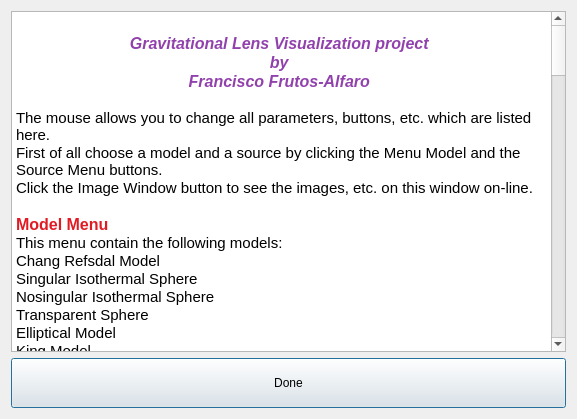
<?xml version="1.0" encoding="UTF-8"?>
<ui version="4.0">
 <class>HelpDialog</class>
 <widget class="QDialog" name="HelpDialog">
  <property name="geometry">
   <rect>
    <x>0</x>
    <y>0</y>
    <width>575</width>
    <height>419</height>
   </rect>
  </property>
  <property name="windowTitle">
   <string>Visualization of Gravitational Lenses</string>
  </property>
  <layout class="QGridLayout" name="gridLayout">
   <item row="0" column="0">
    <layout class="QVBoxLayout" name="verticalLayout">
     <item>
      <widget class="QTextEdit" name="Help">
       <property name="minimumSize">
        <size>
         <width>555</width>
         <height>320</height>
        </size>
       </property>
       <property name="readOnly">
        <bool>true</bool>
       </property>
       <property name="html">
        <string>&lt;!DOCTYPE HTML PUBLIC &quot;-//W3C//DTD HTML 4.0//EN&quot; &quot;http://www.w3.org/TR/REC-html40/strict.dtd&quot;&gt;
&lt;html&gt;&lt;head&gt;&lt;meta name=&quot;qrichtext&quot; content=&quot;1&quot; /&gt;&lt;meta charset=&quot;utf-8&quot; /&gt;&lt;style type=&quot;text/css&quot;&gt;
p, li { white-space: pre-wrap; }
hr { height: 1px; border-width: 0; }
li.unchecked::marker { content: &quot;\2610&quot;; }
li.checked::marker { content: &quot;\2612&quot;; }
&lt;/style&gt;&lt;/head&gt;&lt;body style=&quot; font-family:'Ubuntu'; font-size:11pt; font-weight:400; font-style:normal;&quot;&gt;
&lt;p align=&quot;center&quot; style=&quot;-qt-paragraph-type:empty; margin-top:0px; margin-bottom:0px; margin-left:0px; margin-right:0px; -qt-block-indent:0; text-indent:0px;&quot;&gt;&lt;br /&gt;&lt;/p&gt;
&lt;p align=&quot;center&quot; style=&quot; margin-top:0px; margin-bottom:0px; margin-left:0px; margin-right:0px; -qt-block-indent:0; text-indent:0px;&quot;&gt;&lt;span style=&quot; font-size:12pt; font-weight:700; font-style:italic; color:#9141ac;&quot;&gt;Gravitational Lens Visualization project &lt;/span&gt;&lt;/p&gt;
&lt;p align=&quot;center&quot; style=&quot; margin-top:0px; margin-bottom:0px; margin-left:0px; margin-right:0px; -qt-block-indent:0; text-indent:0px;&quot;&gt;&lt;span style=&quot; font-size:12pt; font-weight:700; font-style:italic; color:#9141ac;&quot;&gt;by &lt;/span&gt;&lt;/p&gt;
&lt;p align=&quot;center&quot; style=&quot; margin-top:0px; margin-bottom:0px; margin-left:0px; margin-right:0px; -qt-block-indent:0; text-indent:0px;&quot;&gt;&lt;span style=&quot; font-size:12pt; font-weight:700; font-style:italic; color:#9141ac;&quot;&gt;Francisco Frutos-Alfaro &lt;/span&gt;&lt;/p&gt;
&lt;p align=&quot;center&quot; style=&quot;-qt-paragraph-type:empty; margin-top:0px; margin-bottom:0px; margin-left:0px; margin-right:0px; -qt-block-indent:0; text-indent:0px; color:#c061cb;&quot;&gt;&lt;br /&gt;&lt;/p&gt;
&lt;p style=&quot; margin-top:0px; margin-bottom:0px; margin-left:0px; margin-right:0px; -qt-block-indent:0; text-indent:0px;&quot;&gt;The mouse allows you to change all parameters, buttons, etc. which are listed here.&lt;/p&gt;
&lt;p style=&quot; margin-top:0px; margin-bottom:0px; margin-left:0px; margin-right:0px; -qt-block-indent:0; text-indent:0px;&quot;&gt;First of all choose a model and a source by clicking the Menu Model and the Source Menu buttons.&lt;/p&gt;
&lt;p style=&quot; margin-top:0px; margin-bottom:0px; margin-left:0px; margin-right:0px; -qt-block-indent:0; text-indent:0px;&quot;&gt;Click the Image Window button to see the images, etc. on this window on-line.&lt;/p&gt;
&lt;p style=&quot;-qt-paragraph-type:empty; margin-top:0px; margin-bottom:0px; margin-left:0px; margin-right:0px; -qt-block-indent:0; text-indent:0px;&quot;&gt;&lt;br /&gt;&lt;/p&gt;
&lt;p style=&quot; margin-top:0px; margin-bottom:0px; margin-left:0px; margin-right:0px; -qt-block-indent:0; text-indent:0px;&quot;&gt;&lt;span style=&quot; font-size:12pt; font-weight:700; color:#e01b24;&quot;&gt;Model Menu&lt;/span&gt;&lt;/p&gt;
&lt;p style=&quot; margin-top:0px; margin-bottom:0px; margin-left:0px; margin-right:0px; -qt-block-indent:0; text-indent:0px;&quot;&gt;This menu contain the following models:&lt;/p&gt;
&lt;p style=&quot; margin-top:0px; margin-bottom:0px; margin-left:0px; margin-right:0px; -qt-block-indent:0; text-indent:0px;&quot;&gt;Chang Refsdal Model&lt;/p&gt;
&lt;p style=&quot; margin-top:0px; margin-bottom:0px; margin-left:0px; margin-right:0px; -qt-block-indent:0; text-indent:0px;&quot;&gt;Singular Isothermal Sphere&lt;/p&gt;
&lt;p style=&quot; margin-top:0px; margin-bottom:0px; margin-left:0px; margin-right:0px; -qt-block-indent:0; text-indent:0px;&quot;&gt;Nosingular Isothermal Sphere&lt;/p&gt;
&lt;p style=&quot; margin-top:0px; margin-bottom:0px; margin-left:0px; margin-right:0px; -qt-block-indent:0; text-indent:0px;&quot;&gt;Transparent Sphere&lt;/p&gt;
&lt;p style=&quot; margin-top:0px; margin-bottom:0px; margin-left:0px; margin-right:0px; -qt-block-indent:0; text-indent:0px;&quot;&gt;Elliptical Model&lt;/p&gt;
&lt;p style=&quot; margin-top:0px; margin-bottom:0px; margin-left:0px; margin-right:0px; -qt-block-indent:0; text-indent:0px;&quot;&gt;King Model&lt;/p&gt;
&lt;p style=&quot; margin-top:0px; margin-bottom:0px; margin-left:0px; margin-right:0px; -qt-block-indent:0; text-indent:0px;&quot;&gt;Truncated King Model&lt;/p&gt;
&lt;p style=&quot; margin-top:0px; margin-bottom:0px; margin-left:0px; margin-right:0px; -qt-block-indent:0; text-indent:0px;&quot;&gt;Hubble Model&lt;/p&gt;
&lt;p style=&quot; margin-top:0px; margin-bottom:0px; margin-left:0px; margin-right:0px; -qt-block-indent:0; text-indent:0px;&quot;&gt;De Vaucouleur Model&lt;/p&gt;
&lt;p style=&quot; margin-top:0px; margin-bottom:0px; margin-left:0px; margin-right:0px; -qt-block-indent:0; text-indent:0px;&quot;&gt;Spiral Model&lt;/p&gt;
&lt;p style=&quot; margin-top:0px; margin-bottom:0px; margin-left:0px; margin-right:0px; -qt-block-indent:0; text-indent:0px;&quot;&gt;Mutilpole Model&lt;/p&gt;
&lt;p style=&quot; margin-top:0px; margin-bottom:0px; margin-left:0px; margin-right:0px; -qt-block-indent:0; text-indent:0px;&quot;&gt;Rotation Lens&lt;/p&gt;
&lt;p style=&quot; margin-top:0px; margin-bottom:0px; margin-left:0px; margin-right:0px; -qt-block-indent:0; text-indent:0px;&quot;&gt;Double Point Mass&lt;/p&gt;
&lt;p style=&quot; margin-top:0px; margin-bottom:0px; margin-left:0px; margin-right:0px; -qt-block-indent:0; text-indent:0px;&quot;&gt;Uniform Ring.&lt;/p&gt;
&lt;p style=&quot;-qt-paragraph-type:empty; margin-top:0px; margin-bottom:0px; margin-left:0px; margin-right:0px; -qt-block-indent:0; text-indent:0px;&quot;&gt;&lt;br /&gt;&lt;/p&gt;
&lt;p style=&quot; margin-top:0px; margin-bottom:0px; margin-left:0px; margin-right:0px; -qt-block-indent:0; text-indent:0px;&quot;&gt;&lt;span style=&quot; font-size:12pt; font-weight:700; color:#e01b24;&quot;&gt;Model Parameters&lt;/span&gt;&lt;/p&gt;
&lt;p style=&quot; margin-top:0px; margin-bottom:0px; margin-left:0px; margin-right:0px; -qt-block-indent:0; text-indent:0px;&quot;&gt;By clicking this button all sliders disappear.&lt;/p&gt;
&lt;p style=&quot; margin-top:0px; margin-bottom:0px; margin-left:0px; margin-right:0px; -qt-block-indent:0; text-indent:0px;&quot;&gt;For the models there are some lens parameter:&lt;/p&gt;
&lt;p style=&quot; margin-top:0px; margin-bottom:0px; margin-left:0px; margin-right:0px; -qt-block-indent:0; text-indent:0px;&quot;&gt;E: Einstein radius or length scale&lt;/p&gt;
&lt;p style=&quot; margin-top:0px; margin-bottom:0px; margin-left:0px; margin-right:0px; -qt-block-indent:0; text-indent:0px;&quot;&gt;Theta: Rotation angle of the coordinates&lt;/p&gt;
&lt;p style=&quot; margin-top:0px; margin-bottom:0px; margin-left:0px; margin-right:0px; -qt-block-indent:0; text-indent:0px;&quot;&gt;Sigma: The surface mass density of macrolens at the location of the microlens or chosen model&lt;/p&gt;
&lt;p style=&quot; margin-top:0px; margin-bottom:0px; margin-left:0px; margin-right:0px; -qt-block-indent:0; text-indent:0px;&quot;&gt;Gamma: The shear of the macrolens at the location of the microlens or chosen model&lt;/p&gt;
&lt;p style=&quot; margin-top:0px; margin-bottom:0px; margin-left:0px; margin-right:0px; -qt-block-indent:0; text-indent:0px;&quot;&gt;Phi: The shear angle&lt;/p&gt;
&lt;p style=&quot; margin-top:0px; margin-bottom:0px; margin-left:0px; margin-right:0px; -qt-block-indent:0; text-indent:0px;&quot;&gt;R: The source radius.&lt;/p&gt;
&lt;p style=&quot;-qt-paragraph-type:empty; margin-top:0px; margin-bottom:0px; margin-left:0px; margin-right:0px; -qt-block-indent:0; text-indent:0px;&quot;&gt;&lt;br /&gt;&lt;/p&gt;
&lt;p style=&quot; margin-top:0px; margin-bottom:0px; margin-left:0px; margin-right:0px; -qt-block-indent:0; text-indent:0px;&quot;&gt;&lt;span style=&quot; font-size:12pt; font-weight:700; color:#e01b24;&quot;&gt;Chang Refsdal Model&lt;/span&gt;&lt;/p&gt;
&lt;p style=&quot; margin-top:0px; margin-bottom:0px; margin-left:0px; margin-right:0px; -qt-block-indent:0; text-indent:0px;&quot;&gt;This model uses the afore mentioned sliders.&lt;/p&gt;
&lt;p style=&quot;-qt-paragraph-type:empty; margin-top:0px; margin-bottom:0px; margin-left:0px; margin-right:0px; -qt-block-indent:0; text-indent:0px;&quot;&gt;&lt;br /&gt;&lt;/p&gt;
&lt;p style=&quot; margin-top:0px; margin-bottom:0px; margin-left:0px; margin-right:0px; -qt-block-indent:0; text-indent:0px;&quot;&gt;&lt;span style=&quot; font-size:12pt; font-weight:700; color:#e01b24;&quot;&gt;Elliptical Model&lt;/span&gt;&lt;/p&gt;
&lt;p style=&quot; margin-top:0px; margin-bottom:0px; margin-left:0px; margin-right:0px; -qt-block-indent:0; text-indent:0px;&quot;&gt;This model uses the afore mentioned sliders and the following sliders:&lt;/p&gt;
&lt;p style=&quot; margin-top:0px; margin-bottom:0px; margin-left:0px; margin-right:0px; -qt-block-indent:0; text-indent:0px;&quot;&gt;C: Core radius&lt;/p&gt;
&lt;p style=&quot; margin-top:0px; margin-bottom:0px; margin-left:0px; margin-right:0px; -qt-block-indent:0; text-indent:0px;&quot;&gt;Epsilon: Ellipticity&lt;/p&gt;
&lt;p style=&quot; margin-top:0px; margin-bottom:0px; margin-left:0px; margin-right:0px; -qt-block-indent:0; text-indent:0px;&quot;&gt;Alpha: Softness&lt;/p&gt;
&lt;p style=&quot; margin-top:0px; margin-bottom:0px; margin-left:0px; margin-right:0px; -qt-block-indent:0; text-indent:0px;&quot;&gt;Kappa: Central surface mass density.&lt;/p&gt;
&lt;p style=&quot;-qt-paragraph-type:empty; margin-top:0px; margin-bottom:0px; margin-left:0px; margin-right:0px; -qt-block-indent:0; text-indent:0px;&quot;&gt;&lt;br /&gt;&lt;/p&gt;
&lt;p style=&quot; margin-top:0px; margin-bottom:0px; margin-left:0px; margin-right:0px; -qt-block-indent:0; text-indent:0px;&quot;&gt;&lt;span style=&quot; font-size:12pt; font-weight:700; color:#e01b24;&quot;&gt;King Model&lt;/span&gt;&lt;/p&gt;
&lt;p style=&quot; margin-top:0px; margin-bottom:0px; margin-left:0px; margin-right:0px; -qt-block-indent:0; text-indent:0px;&quot;&gt;This model uses the afore mentioned sliders and the following slider:&lt;/p&gt;
&lt;p style=&quot; margin-top:0px; margin-bottom:0px; margin-left:0px; margin-right:0px; -qt-block-indent:0; text-indent:0px;&quot;&gt;Kappa: Central surface mass density.&lt;/p&gt;
&lt;p style=&quot;-qt-paragraph-type:empty; margin-top:0px; margin-bottom:0px; margin-left:0px; margin-right:0px; -qt-block-indent:0; text-indent:0px;&quot;&gt;&lt;br /&gt;&lt;/p&gt;
&lt;p style=&quot; margin-top:0px; margin-bottom:0px; margin-left:0px; margin-right:0px; -qt-block-indent:0; text-indent:0px;&quot;&gt;&lt;span style=&quot; font-size:12pt; font-weight:700; color:#e01b24;&quot;&gt;Truncated King Model&lt;/span&gt;&lt;/p&gt;
&lt;p style=&quot; margin-top:0px; margin-bottom:0px; margin-left:0px; margin-right:0px; -qt-block-indent:0; text-indent:0px;&quot;&gt;This model uses the afore mentioned sliders and the following sliders:&lt;/p&gt;
&lt;p style=&quot; margin-top:0px; margin-bottom:0px; margin-left:0px; margin-right:0px; -qt-block-indent:0; text-indent:0px;&quot;&gt;C: Truncation or Tidal Radius&lt;/p&gt;
&lt;p style=&quot; margin-top:0px; margin-bottom:0px; margin-left:0px; margin-right:0px; -qt-block-indent:0; text-indent:0px;&quot;&gt;Kappa: Central surface mass density.&lt;/p&gt;
&lt;p style=&quot;-qt-paragraph-type:empty; margin-top:0px; margin-bottom:0px; margin-left:0px; margin-right:0px; -qt-block-indent:0; text-indent:0px;&quot;&gt;&lt;br /&gt;&lt;/p&gt;
&lt;p style=&quot; margin-top:0px; margin-bottom:0px; margin-left:0px; margin-right:0px; -qt-block-indent:0; text-indent:0px;&quot;&gt;&lt;span style=&quot; font-size:12pt; font-weight:700; color:#e01b24;&quot;&gt;De Vaucouleur Model&lt;/span&gt;&lt;/p&gt;
&lt;p style=&quot; margin-top:0px; margin-bottom:0px; margin-left:0px; margin-right:0px; -qt-block-indent:0; text-indent:0px;&quot;&gt;This model uses the afore mentioned sliders and the following slider:&lt;/p&gt;
&lt;p style=&quot; margin-top:0px; margin-bottom:0px; margin-left:0px; margin-right:0px; -qt-block-indent:0; text-indent:0px;&quot;&gt;Kappa: Surface mass density at the Effective Radius.&lt;/p&gt;
&lt;p style=&quot;-qt-paragraph-type:empty; margin-top:0px; margin-bottom:0px; margin-left:0px; margin-right:0px; -qt-block-indent:0; text-indent:0px;&quot;&gt;&lt;br /&gt;&lt;/p&gt;
&lt;p style=&quot; margin-top:0px; margin-bottom:0px; margin-left:0px; margin-right:0px; -qt-block-indent:0; text-indent:0px;&quot;&gt;&lt;span style=&quot; font-size:12pt; font-weight:700; color:#e01b24;&quot;&gt;Hubble Model&lt;/span&gt;&lt;/p&gt;
&lt;p style=&quot; margin-top:0px; margin-bottom:0px; margin-left:0px; margin-right:0px; -qt-block-indent:0; text-indent:0px;&quot;&gt;This model uses the afore mentioned sliders and the following sliders:&lt;/p&gt;
&lt;p style=&quot; margin-top:0px; margin-bottom:0px; margin-left:0px; margin-right:0px; -qt-block-indent:0; text-indent:0px;&quot;&gt;Kappa: Central surface mass density.&lt;/p&gt;
&lt;p style=&quot;-qt-paragraph-type:empty; margin-top:0px; margin-bottom:0px; margin-left:0px; margin-right:0px; -qt-block-indent:0; text-indent:0px;&quot;&gt;&lt;br /&gt;&lt;/p&gt;
&lt;p style=&quot; margin-top:0px; margin-bottom:0px; margin-left:0px; margin-right:0px; -qt-block-indent:0; text-indent:0px;&quot;&gt;&lt;span style=&quot; font-size:12pt; font-weight:700; color:#e01b24;&quot;&gt;Spiral Model&lt;/span&gt;&lt;/p&gt;
&lt;p style=&quot; margin-top:0px; margin-bottom:0px; margin-left:0px; margin-right:0px; -qt-block-indent:0; text-indent:0px;&quot;&gt;This model uses the afore mentioned sliders and the following slider:&lt;/p&gt;
&lt;p style=&quot; margin-top:0px; margin-bottom:0px; margin-left:0px; margin-right:0px; -qt-block-indent:0; text-indent:0px;&quot;&gt;Kappa: Surface mass density.&lt;/p&gt;
&lt;p style=&quot;-qt-paragraph-type:empty; margin-top:0px; margin-bottom:0px; margin-left:0px; margin-right:0px; -qt-block-indent:0; text-indent:0px;&quot;&gt;&lt;br /&gt;&lt;/p&gt;
&lt;p style=&quot; margin-top:0px; margin-bottom:0px; margin-left:0px; margin-right:0px; -qt-block-indent:0; text-indent:0px;&quot;&gt;&lt;span style=&quot; font-size:12pt; font-weight:700; color:#e01b24;&quot;&gt;Double Plane Lens&lt;/span&gt;&lt;/p&gt;
&lt;p style=&quot; margin-top:0px; margin-bottom:0px; margin-left:0px; margin-right:0px; -qt-block-indent:0; text-indent:0px;&quot;&gt;This model uses the afore mentioned sliders and the following sliders:&lt;/p&gt;
&lt;p style=&quot; margin-top:0px; margin-bottom:0px; margin-left:0px; margin-right:0px; -qt-block-indent:0; text-indent:0px;&quot;&gt;M1: Mass of the first Lens on the first plane&lt;/p&gt;
&lt;p style=&quot; margin-top:0px; margin-bottom:0px; margin-left:0px; margin-right:0px; -qt-block-indent:0; text-indent:0px;&quot;&gt;M2: Mass of the second Lens on the second plane&lt;/p&gt;
&lt;p style=&quot; margin-top:0px; margin-bottom:0px; margin-left:0px; margin-right:0px; -qt-block-indent:0; text-indent:0px;&quot;&gt;Beta: Distance between both Lens planes&lt;/p&gt;
&lt;p style=&quot; margin-top:0px; margin-bottom:0px; margin-left:0px; margin-right:0px; -qt-block-indent:0; text-indent:0px;&quot;&gt;(x1, y1): Position of the first Lens on the first plane&lt;/p&gt;
&lt;p style=&quot; margin-top:0px; margin-bottom:0px; margin-left:0px; margin-right:0px; -qt-block-indent:0; text-indent:0px;&quot;&gt;(x2, y2): Position of the second Lens on the second plane.&lt;/p&gt;
&lt;p style=&quot;-qt-paragraph-type:empty; margin-top:0px; margin-bottom:0px; margin-left:0px; margin-right:0px; -qt-block-indent:0; text-indent:0px;&quot;&gt;&lt;br /&gt;&lt;/p&gt;
&lt;p style=&quot; margin-top:0px; margin-bottom:0px; margin-left:0px; margin-right:0px; -qt-block-indent:0; text-indent:0px;&quot;&gt;&lt;span style=&quot; font-size:12pt; font-weight:700; color:#e01b24;&quot;&gt;Singular Isothermal Sphere&lt;/span&gt;&lt;/p&gt;
&lt;p style=&quot; margin-top:0px; margin-bottom:0px; margin-left:0px; margin-right:0px; -qt-block-indent:0; text-indent:0px;&quot;&gt;This model uses the afore mentioned sliders and one additional slider:&lt;/p&gt;
&lt;p style=&quot; margin-top:0px; margin-bottom:0px; margin-left:0px; margin-right:0px; -qt-block-indent:0; text-indent:0px;&quot;&gt;Kappa: Mass exponent.&lt;/p&gt;
&lt;p style=&quot;-qt-paragraph-type:empty; margin-top:0px; margin-bottom:0px; margin-left:0px; margin-right:0px; -qt-block-indent:0; text-indent:0px;&quot;&gt;&lt;br /&gt;&lt;/p&gt;
&lt;p style=&quot; margin-top:0px; margin-bottom:0px; margin-left:0px; margin-right:0px; -qt-block-indent:0; text-indent:0px;&quot;&gt;&lt;span style=&quot; font-size:12pt; font-weight:700; color:#e01b24;&quot;&gt;Nonsingular Isothermal Sphere&lt;/span&gt;&lt;/p&gt;
&lt;p style=&quot; margin-top:0px; margin-bottom:0px; margin-left:0px; margin-right:0px; -qt-block-indent:0; text-indent:0px;&quot;&gt;This model uses the afore mentioned sliders and one additional slider:&lt;/p&gt;
&lt;p style=&quot; margin-top:0px; margin-bottom:0px; margin-left:0px; margin-right:0px; -qt-block-indent:0; text-indent:0px;&quot;&gt;C: Core radius&lt;/p&gt;
&lt;p style=&quot; margin-top:0px; margin-bottom:0px; margin-left:0px; margin-right:0px; -qt-block-indent:0; text-indent:0px;&quot;&gt;Kappa: Central surface mass density.&lt;/p&gt;
&lt;p style=&quot;-qt-paragraph-type:empty; margin-top:0px; margin-bottom:0px; margin-left:0px; margin-right:0px; -qt-block-indent:0; text-indent:0px;&quot;&gt;&lt;br /&gt;&lt;/p&gt;
&lt;p style=&quot; margin-top:0px; margin-bottom:0px; margin-left:0px; margin-right:0px; -qt-block-indent:0; text-indent:0px;&quot;&gt;&lt;span style=&quot; font-size:12pt; font-weight:700; color:#e01b24;&quot;&gt;Transparent Sphere&lt;/span&gt;&lt;/p&gt;
&lt;p style=&quot; margin-top:0px; margin-bottom:0px; margin-left:0px; margin-right:0px; -qt-block-indent:0; text-indent:0px;&quot;&gt;This model uses the afore mentioned sliders and one additional slider:&lt;/p&gt;
&lt;p style=&quot; margin-top:0px; margin-bottom:0px; margin-left:0px; margin-right:0px; -qt-block-indent:0; text-indent:0px;&quot;&gt;C: Sphere radius.&lt;/p&gt;
&lt;p style=&quot;-qt-paragraph-type:empty; margin-top:0px; margin-bottom:0px; margin-left:0px; margin-right:0px; -qt-block-indent:0; text-indent:0px;&quot;&gt;&lt;br /&gt;&lt;/p&gt;
&lt;p style=&quot; margin-top:0px; margin-bottom:0px; margin-left:0px; margin-right:0px; -qt-block-indent:0; text-indent:0px;&quot;&gt;&lt;span style=&quot; font-size:12pt; font-weight:700; color:#e01b24;&quot;&gt;Multipole Lens&lt;/span&gt;&lt;/p&gt;
&lt;p style=&quot; margin-top:0px; margin-bottom:0px; margin-left:0px; margin-right:0px; -qt-block-indent:0; text-indent:0px;&quot;&gt;This model uses the afore mentioned sliders and the following sliders:&lt;/p&gt;
&lt;p style=&quot; margin-top:0px; margin-bottom:0px; margin-left:0px; margin-right:0px; -qt-block-indent:0; text-indent:0px;&quot;&gt;(dx, dy): Dipole components&lt;/p&gt;
&lt;p style=&quot; margin-top:0px; margin-bottom:0px; margin-left:0px; margin-right:0px; -qt-block-indent:0; text-indent:0px;&quot;&gt;(q1, q2): Quadrupole components q11 and q12, with q11 + q22 = 0 and q12 = q21.&lt;/p&gt;
&lt;p style=&quot;-qt-paragraph-type:empty; margin-top:0px; margin-bottom:0px; margin-left:0px; margin-right:0px; -qt-block-indent:0; text-indent:0px;&quot;&gt;&lt;br /&gt;&lt;/p&gt;
&lt;p style=&quot; margin-top:0px; margin-bottom:0px; margin-left:0px; margin-right:0px; -qt-block-indent:0; text-indent:0px;&quot;&gt;&lt;span style=&quot; font-size:12pt; font-weight:700; color:#e01b24;&quot;&gt;Rotation Lens&lt;/span&gt;&lt;/p&gt;
&lt;p style=&quot; margin-top:0px; margin-bottom:0px; margin-left:0px; margin-right:0px; -qt-block-indent:0; text-indent:0px;&quot;&gt;This model uses the afore mentioned sliders and the following sliders:&lt;/p&gt;
&lt;p style=&quot; margin-top:0px; margin-bottom:0px; margin-left:0px; margin-right:0px; -qt-block-indent:0; text-indent:0px;&quot;&gt;(Sx, Sy): Rotation components of the point mass.&lt;/p&gt;
&lt;p style=&quot;-qt-paragraph-type:empty; margin-top:0px; margin-bottom:0px; margin-left:0px; margin-right:0px; -qt-block-indent:0; text-indent:0px;&quot;&gt;&lt;br /&gt;&lt;/p&gt;
&lt;p style=&quot; margin-top:0px; margin-bottom:0px; margin-left:0px; margin-right:0px; -qt-block-indent:0; text-indent:0px;&quot;&gt;&lt;span style=&quot; font-size:12pt; font-weight:700; color:#e01b24;&quot;&gt;Image Window&lt;/span&gt;&lt;/p&gt;
&lt;p style=&quot; margin-top:0px; margin-bottom:0px; margin-left:0px; margin-right:0px; -qt-block-indent:0; text-indent:0px;&quot;&gt;The Image Window appears by clicking this button.&lt;/p&gt;
&lt;p style=&quot; margin-top:0px; margin-bottom:0px; margin-left:0px; margin-right:0px; -qt-block-indent:0; text-indent:0px;&quot;&gt;The images of the chosen model will appear when you have chosen a model.&lt;/p&gt;
&lt;p style=&quot;-qt-paragraph-type:empty; margin-top:0px; margin-bottom:0px; margin-left:0px; margin-right:0px; -qt-block-indent:0; text-indent:0px;&quot;&gt;&lt;br /&gt;&lt;/p&gt;
&lt;p style=&quot; margin-top:0px; margin-bottom:0px; margin-left:0px; margin-right:0px; -qt-block-indent:0; text-indent:0px;&quot;&gt;&lt;span style=&quot; font-size:12pt; font-weight:700; color:#e01b24;&quot;&gt;Source Menu&lt;/span&gt;&lt;/p&gt;
&lt;p style=&quot; margin-top:0px; margin-bottom:0px; margin-left:0px; margin-right:0px; -qt-block-indent:0; text-indent:0px;&quot;&gt;Choice between the following figures:&lt;/p&gt;
&lt;p style=&quot; margin-top:0px; margin-bottom:0px; margin-left:0px; margin-right:0px; -qt-block-indent:0; text-indent:0px;&quot;&gt;Filled Circle&lt;/p&gt;
&lt;p style=&quot; margin-top:0px; margin-bottom:0px; margin-left:0px; margin-right:0px; -qt-block-indent:0; text-indent:0px;&quot;&gt;Coloured Circles&lt;/p&gt;
&lt;p style=&quot; margin-top:0px; margin-bottom:0px; margin-left:0px; margin-right:0px; -qt-block-indent:0; text-indent:0px;&quot;&gt;Image File.&lt;/p&gt;
&lt;p style=&quot; margin-top:0px; margin-bottom:0px; margin-left:0px; margin-right:0px; -qt-block-indent:0; text-indent:0px;&quot;&gt;The default image figure is m45.jpg. To choose other figure click the File button. &lt;/p&gt;
&lt;p style=&quot; margin-top:0px; margin-bottom:0px; margin-left:0px; margin-right:0px; -qt-block-indent:0; text-indent:0px;&quot;&gt;The program could crash if the figure m45.jpg is not in the current directory.&lt;/p&gt;
&lt;p style=&quot;-qt-paragraph-type:empty; margin-top:0px; margin-bottom:0px; margin-left:0px; margin-right:0px; -qt-block-indent:0; text-indent:0px;&quot;&gt;&lt;br /&gt;&lt;/p&gt;
&lt;p style=&quot; margin-top:0px; margin-bottom:0px; margin-left:0px; margin-right:0px; -qt-block-indent:0; text-indent:0px;&quot;&gt;&lt;span style=&quot; font-size:12pt; font-weight:700; color:#e01b24;&quot;&gt;Source Position&lt;/span&gt;&lt;/p&gt;
&lt;p style=&quot; margin-top:0px; margin-bottom:0px; margin-left:0px; margin-right:0px; -qt-block-indent:0; text-indent:0px;&quot;&gt;To place the source use the cross hair mouse on the field of this positioner.&lt;/p&gt;
&lt;p style=&quot; margin-top:0px; margin-bottom:0px; margin-left:0px; margin-right:0px; -qt-block-indent:0; text-indent:0px;&quot;&gt;To get a fine position click the counters X and Y.&lt;/p&gt;
&lt;p style=&quot;-qt-paragraph-type:empty; margin-top:0px; margin-bottom:0px; margin-left:0px; margin-right:0px; -qt-block-indent:0; text-indent:0px;&quot;&gt;&lt;br /&gt;&lt;/p&gt;
&lt;p style=&quot; margin-top:0px; margin-bottom:0px; margin-left:0px; margin-right:0px; -qt-block-indent:0; text-indent:0px;&quot;&gt;&lt;span style=&quot; font-size:12pt; font-weight:700; color:#e01b24;&quot;&gt;Counter Resolution: N&lt;/span&gt;&lt;/p&gt;
&lt;p style=&quot; margin-top:0px; margin-bottom:0px; margin-left:0px; margin-right:0px; -qt-block-indent:0; text-indent:0px;&quot;&gt;To control the pixel resolution.&lt;/p&gt;
&lt;p style=&quot;-qt-paragraph-type:empty; margin-top:0px; margin-bottom:0px; margin-left:0px; margin-right:0px; -qt-block-indent:0; text-indent:0px;&quot;&gt;&lt;br /&gt;&lt;/p&gt;
&lt;p style=&quot; margin-top:0px; margin-bottom:0px; margin-left:0px; margin-right:0px; -qt-block-indent:0; text-indent:0px;&quot;&gt;&lt;span style=&quot; font-size:12pt; font-weight:700; color:#e01b24;&quot;&gt;Input Fields X and Y&lt;/span&gt;&lt;/p&gt;
&lt;p style=&quot; margin-top:0px; margin-bottom:0px; margin-left:0px; margin-right:0px; -qt-block-indent:0; text-indent:0px;&quot;&gt;To place a circles that represent the observed images of a Gravitational Lens.&lt;/p&gt;
&lt;p style=&quot; margin-top:0px; margin-bottom:0px; margin-left:0px; margin-right:0px; -qt-block-indent:0; text-indent:0px;&quot;&gt;If you want to add an image position click the Add button.&lt;/p&gt;
&lt;p style=&quot; margin-top:0px; margin-bottom:0px; margin-left:0px; margin-right:0px; -qt-block-indent:0; text-indent:0px;&quot;&gt;To replace an image position mark the position on the browser and click the Replace button.&lt;/p&gt;
&lt;p style=&quot; margin-top:0px; margin-bottom:0px; margin-left:0px; margin-right:0px; -qt-block-indent:0; text-indent:0px;&quot;&gt;If you want to remove an image position mark the position on the browser and click the Remove button.&lt;/p&gt;
&lt;p style=&quot; margin-top:0px; margin-bottom:0px; margin-left:0px; margin-right:0px; -qt-block-indent:0; text-indent:0px;&quot;&gt;To clear all the image positions click the Clear button.&lt;/p&gt;
&lt;p style=&quot; margin-top:0px; margin-bottom:0px; margin-left:0px; margin-right:0px; -qt-block-indent:0; text-indent:0px;&quot;&gt;All image positions will appear in the Images browser.&lt;/p&gt;
&lt;p style=&quot; margin-top:0px; margin-bottom:0px; margin-left:0px; margin-right:0px; -qt-block-indent:0; text-indent:0px;&quot;&gt;To shown these image positions click the OBIP button.&lt;/p&gt;
&lt;p style=&quot;-qt-paragraph-type:empty; margin-top:0px; margin-bottom:0px; margin-left:0px; margin-right:0px; -qt-block-indent:0; text-indent:0px;&quot;&gt;&lt;br /&gt;&lt;/p&gt;
&lt;p style=&quot; margin-top:0px; margin-bottom:0px; margin-left:0px; margin-right:0px; -qt-block-indent:0; text-indent:0px;&quot;&gt;&lt;span style=&quot; font-size:12pt; font-weight:700; color:#e01b24;&quot;&gt;Source&lt;/span&gt;&lt;/p&gt;
&lt;p style=&quot; margin-top:0px; margin-bottom:0px; margin-left:0px; margin-right:0px; -qt-block-indent:0; text-indent:0px;&quot;&gt;To obtain the source position click this button.&lt;/p&gt;
&lt;p style=&quot;-qt-paragraph-type:empty; margin-top:0px; margin-bottom:0px; margin-left:0px; margin-right:0px; -qt-block-indent:0; text-indent:0px;&quot;&gt;&lt;br /&gt;&lt;/p&gt;
&lt;p style=&quot; margin-top:0px; margin-bottom:0px; margin-left:0px; margin-right:0px; -qt-block-indent:0; text-indent:0px;&quot;&gt;&lt;span style=&quot; font-size:12pt; font-weight:700; color:#e01b24;&quot;&gt;Images&lt;/span&gt;&lt;/p&gt;
&lt;p style=&quot; margin-top:0px; margin-bottom:0px; margin-left:0px; margin-right:0px; -qt-block-indent:0; text-indent:0px;&quot;&gt;Click this buttom to get the image positions.&lt;/p&gt;
&lt;p style=&quot;-qt-paragraph-type:empty; margin-top:0px; margin-bottom:0px; margin-left:0px; margin-right:0px; -qt-block-indent:0; text-indent:0px;&quot;&gt;&lt;br /&gt;&lt;/p&gt;
&lt;p style=&quot; margin-top:0px; margin-bottom:0px; margin-left:0px; margin-right:0px; -qt-block-indent:0; text-indent:0px;&quot;&gt;&lt;span style=&quot; font-size:12pt; font-weight:700; color:#e01b24;&quot;&gt;Smooth&lt;/span&gt;&lt;/p&gt;
&lt;p style=&quot; margin-top:0px; margin-bottom:0px; margin-left:0px; margin-right:0px; -qt-block-indent:0; text-indent:0px;&quot;&gt;To smooth the images and the source.&lt;/p&gt;
&lt;p style=&quot;-qt-paragraph-type:empty; margin-top:0px; margin-bottom:0px; margin-left:0px; margin-right:0px; -qt-block-indent:0; text-indent:0px;&quot;&gt;&lt;br /&gt;&lt;/p&gt;
&lt;p style=&quot; margin-top:0px; margin-bottom:0px; margin-left:0px; margin-right:0px; -qt-block-indent:0; text-indent:0px;&quot;&gt;&lt;span style=&quot; font-size:12pt; font-weight:700; color:#e01b24;&quot;&gt;Grid&lt;/span&gt;&lt;/p&gt;
&lt;p style=&quot; margin-top:0px; margin-bottom:0px; margin-left:0px; margin-right:0px; -qt-block-indent:0; text-indent:0px;&quot;&gt;To get a grid on the image window click this button.&lt;/p&gt;
&lt;p style=&quot;-qt-paragraph-type:empty; margin-top:0px; margin-bottom:0px; margin-left:0px; margin-right:0px; -qt-block-indent:0; text-indent:0px;&quot;&gt;&lt;br /&gt;&lt;/p&gt;
&lt;p style=&quot; margin-top:0px; margin-bottom:0px; margin-left:0px; margin-right:0px; -qt-block-indent:0; text-indent:0px;&quot;&gt;&lt;span style=&quot; font-size:12pt; font-weight:700; color:#e01b24;&quot;&gt;R Plot&lt;/span&gt;&lt;/p&gt;
&lt;p style=&quot; margin-top:0px; margin-bottom:0px; margin-left:0px; margin-right:0px; -qt-block-indent:0; text-indent:0px;&quot;&gt;In order to get a Ray Plot of the chosen lens model.&lt;/p&gt;
&lt;p style=&quot;-qt-paragraph-type:empty; margin-top:0px; margin-bottom:0px; margin-left:0px; margin-right:0px; -qt-block-indent:0; text-indent:0px;&quot;&gt;&lt;br /&gt;&lt;/p&gt;
&lt;p style=&quot; margin-top:0px; margin-bottom:0px; margin-left:0px; margin-right:0px; -qt-block-indent:0; text-indent:0px;&quot;&gt;&lt;span style=&quot; font-size:12pt; font-weight:700; color:#e01b24;&quot;&gt;Save&lt;/span&gt;&lt;/p&gt;
&lt;p style=&quot; margin-top:0px; margin-bottom:0px; margin-left:0px; margin-right:0px; -qt-block-indent:0; text-indent:0px;&quot;&gt;To save the image window with your results click this button.&lt;/p&gt;
&lt;p style=&quot; margin-top:0px; margin-bottom:0px; margin-left:0px; margin-right:0px; -qt-block-indent:0; text-indent:0px;&quot;&gt;The public domain program `gimp' appears if it exists in your computer.&lt;/p&gt;
&lt;p style=&quot;-qt-paragraph-type:empty; margin-top:0px; margin-bottom:0px; margin-left:0px; margin-right:0px; -qt-block-indent:0; text-indent:0px;&quot;&gt;&lt;br /&gt;&lt;/p&gt;
&lt;p style=&quot; margin-top:0px; margin-bottom:0px; margin-left:0px; margin-right:0px; -qt-block-indent:0; text-indent:0px;&quot;&gt;&lt;span style=&quot; font-size:12pt; font-weight:700; color:#e01b24;&quot;&gt;Exit&lt;/span&gt;&lt;/p&gt;
&lt;p style=&quot;-qt-paragraph-type:empty; margin-top:0px; margin-bottom:0px; margin-left:0px; margin-right:0px; -qt-block-indent:0; text-indent:0px;&quot;&gt;&lt;br /&gt;&lt;/p&gt;
&lt;p style=&quot; margin-top:0px; margin-bottom:0px; margin-left:0px; margin-right:0px; -qt-block-indent:0; text-indent:0px;&quot;&gt;&lt;span style=&quot; font-size:12pt; font-weight:700; font-style:italic; color:#9141ac;&quot;&gt;Bye, bye!&lt;/span&gt;&lt;/p&gt;&lt;/body&gt;&lt;/html&gt;</string>
       </property>
      </widget>
     </item>
    </layout>
   </item>
   <item row="1" column="0">
    <widget class="QPushButton" name="DoneBtn">
     <property name="sizePolicy">
      <sizepolicy hsizetype="Minimum" vsizetype="Minimum">
       <horstretch>0</horstretch>
       <verstretch>0</verstretch>
      </sizepolicy>
     </property>
     <property name="minimumSize">
      <size>
       <width>550</width>
       <height>50</height>
      </size>
     </property>
     <property name="text">
      <string>Done</string>
     </property>
    </widget>
   </item>
  </layout>
 </widget>
 <resources/>
 <connections/>
</ui>
